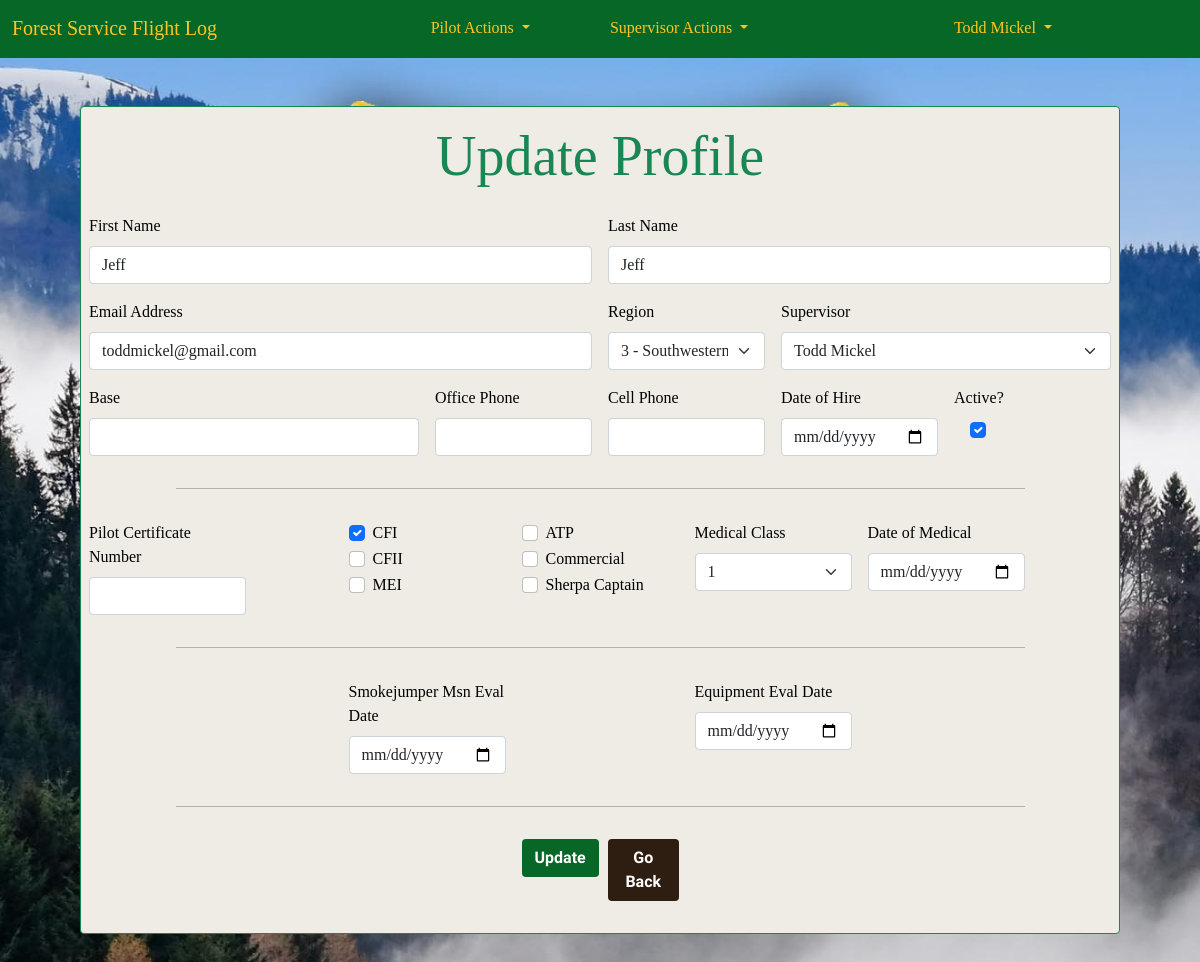
Page /accounts/6/update/ (signed in) on the committed database.
### accounts/models.py (models this page shows, shortened)
class CustomUser(AbstractUser):
    REGION_CHOICES = [
        ('1', '1 - Northern'),
        ('2', '2 - Rocky Mountain'),
        ('3', '3 - Southwestern'),
        ('4', '4 - Intermountain'),
        ('5', '5 - Pacific Southwest'),
        ('6', '6 - Pacific Northwest'),
        ('8', '8 - Southern'),
        ('9', '9 - Eastern'),
        ('10', '10 - Alaska'),
        ('WO', 'Washington Office'),
    ]
    '''username = None
    email = models.EmailField(_('email address'), unique=True)'''
    region = models.CharField(
        max_length=4,
        choices=REGION_CHOICES,
        default='WO',
        null=False,
        blank=False
        )
    base = models.CharField(max_length=20, blank=True)
    office_phone = models.CharField(max_length=12, blank=True)
    cell_phone = models.CharField(max_length=12, blank=True)
    date_of_hire = models.DateField(null=True, blank=True)
    pilot_cert_number = models.CharField(max_length=20, blank=True)
    atp = models.BooleanField(default=False)
    cfi = models.BooleanField(default=False)
    cfii = models.BooleanField(default=False)
    mei = models.BooleanField(default=False)
    commercial_rating = models.BooleanField(default=False)
    medical_class = models.IntegerField(null=True, blank=True)
    date_of_medical = models.DateField(null=True, blank=True)
    user_supervisor = models.ForeignKey(
        'self',
        on_delete=models.PROTECT,
        limit_choices_to={'is_supervisor': True},
        blank=False,
        null=True,
        default=5
        )
    is_supervisor = models.BooleanField(default=False)
    is_captain = models.BooleanField(default=False)
    smokejumper_msn_eval_date = models.DateField(null=True, blank=True)
    equipment_eval_date = models.DateField(null=True, blank=True)
    order = ('username',)
    USERNAME_FIELD = 'username'
    REQUIRED_FIELDS = []
    def __str__(self):
        return f'{self.first_name} {self.last_name}'

### accounts/views.py (the view, shortened to what this page needs)
# urls.py: path("<int:pk>/update/", ProfileView.as_view(), name="profile")
class ProfileView(LoginRequiredMixin, generic.edit.UpdateView):
    model = CustomUser
    form_class = ProfileForm
    template_name = 'profile.html'

### accounts/forms.py
class ProfileForm(forms.ModelForm):
    class Meta:
        model = CustomUser
        fields = [
            'id', 'first_name', 'last_name', 'email',
            'region', 'user_supervisor', 'base', 'is_active',
            'office_phone', 'cell_phone', 'date_of_hire',
            'pilot_cert_number', 'atp', 'cfi', 'cfii', 'mei',
            'commercial_rating', 'medical_class', 'date_of_medical',
            'is_captain', 'smokejumper_msn_eval_date', 'equipment_eval_date',
            ]
        widgets = {
            'date_of_hire': widgets.DateInput(attrs={'type': 'date'}),
            'date_of_medical': widgets.DateInput(attrs={'type': 'date'}),
            'smokejumper_msn_eval_date': widgets.DateInput(attrs={'type': 'date'}),
            'equipment_eval_date': widgets.DateInput(attrs={'type': 'date'}),
            'medical_class': widgets.Select(choices=[
                ('1','1'),
                ('2','2'),
                ('3','3'),
            ])
        }
    def __init__(self, *args, **kwargs):
        super(ProfileForm, self).__init__(*args, **kwargs)
        for visible in self.visible_fields():
            visible.field.widget.attrs['class'] = 'form-control'

### templates/profile.html (shortened to what this page needs)
{% extends 'base.html' %}
{% load widget_tweaks %}
{% block content %}
{% if not user.is_supervisor and user.id != object.id %}
<div class="container border border-success rounded">
    <h3>You are not authorized to view or edit any profile other than your own.</h3>
</div>
{% else %}
    <form class="row prof-form g-3 border border-success rounded" action="" method="POST">
        <h1 class="display-4 text-center text-success">Update Profile</h1>
        <div class="col-md-6">
            <label for="id_first_name" class="form-label">First Name</label>
            {{ form.first_name }}
        </div>
        <div class="col-md-6">
            <label for="id_last_name" class="form-label">Last Name</label>
            {{ form.last_name }}
        </div>
        <div class="col-md-6">
            <label for="id_email" class="form-label">Email Address</label>
            {{ form.email }}
        </div>
        <div class="col-md-2">
            <label for="id_region" class="form-label">Region</label>
            {% render_field form.region class+="form-select" %}
        </div>
        <div class="col-md-4">
            <label for="id_user_supervisor" class="form-label">Supervisor</label>
            {% render_field form.user_supervisor class+="form-select" %}
        </div>
        <div class="col-md-4">
            <label for="id_base" class="form-label">Base</label>
            {{ form.base }}
        </div>
        <div class="col-md-2">
            <label for="id_office_phone" class="form-label">Office Phone</label>
            {{ form.office_phone }}
        </div>
        <div class="col-md-2">
            <label for="id_cell_phone" class="form-label">Cell Phone</label>
            {{ form.cell_phone }}
        </div>
        <div class="col-md-2">
            <label for="id_date_of_hire" class="form-label">Date of Hire</label>
            {{ form.date_of_hire }}
        </div>
        <div class="col-md-2">
            {% if user.is_supervisor and user.id != object.id %}
            <label for="id_is_active" class="form-label">Active?</label><br>
            &nbsp;&nbsp;&nbsp;&nbsp;{% render_field form.is_active class="form-check-input" %}
            {% endif %}
        </div>
        <div class="col-md-1"></div>
        <div class="col-md-10"><hr></div>
        <div class="col-md-1"></div>
        <div class="col-md-2">
            <label for="id_pilot_cert_number" class="form-label">Pilot Certificate Number</label>
            {{ form.pilot_cert_number }}
        </div>
        <div class="col-md-1"></div>
        <div class="col-md-2">
            <div class="form-check">
                <label for="id_cfi" class="form-check-label">CFI</label>
                {% render_field form.cfi class="form-check-input" %}
            </div>
            <div class="form-check">
                <label for="id_cfii" class="form-check-label">CFII</label>
                {% render_field form.cfii class="form-check-input" %}
            </div>
            <div class="form-check">
                <label for="id_mei" class="form-check-label">MEI</label>
                {% render_field form.mei class="form-check-input" %}
            </div>
        </div>
        <div class="col-2">
            <div class="form-check">
                <label for="id_atp" class="form-check-label">ATP</label>
                {% render_field form.atp class="form-check-input" %}
            </div>
            <div class="form-check">
                <label for="id_commercial_rating" class="form-check-label">Commercial</label>
                {% render_field form.commercial_rating class="form-check-input" %}
            </div>
            <div class="form-check">
                <label for="id_commercial_rating" class="form-check-label">Sherpa Captain</label>
                {% render_field form.is_captain class="form-check-input" %}
            </div>
        </div>
        <div class="col-md-2">
            <label for="id_medical_class" class="form-label">Medical Class</label>
            {% render_field form.medical_class class+="form-select" %}
        </div>
        <div class="col-md-2">
            <label for="id_date_of_hire" class="form-label">Date of Medical</label>
            {{ form.date_of_medical }}
        </div>
        <div class="col-md-1"></div>
        <div class="col-md-1"></div>
        <div class="col-md-10"><hr></div>
        <div class="col-md-1"></div>
        <div class="col-md-3"></div>
        <div class="col-md-2">
            <label for="id_smokejumper_msn_eval_date" class="form-label">Smokejumper Msn Eval Date</label>
            {{ form.smokejumper_msn_eval_date }}
        </div>
        <div class="col-md-2"></div>
        <div class="col-md-2">
            <label for="id_equipment_eval_date" class="form-label">Equipment Eval Date</label>
            {{ form.equipment_eval_date }}
        </div>
        <div class="col-md-3"></div>
        <div class="col-md-1"></div>
        <div class="col-md-10"><hr></div>
        <div class="col-md-1"></div>
        {% if object.id != user.id %}
        <div class="col-md-5"></div>
        <div class="col-md-1">
            <button class="btn submit_btn" type="submit">Update</button>
        </div>
        <div class="col-md-1">
            <a class="btn cancel_btn" href="{% url 'currency_board' %}">Go Back</a>
        </div>
        {% else %}
        <div class="d-grid gap-2 col-1 mx-auto">
            <button class="btn submit_btn" type="submit">Update</button>
        </div>
        {% endif %}
    </form>
    {% endif %}
{% endblock content %}

### templates/base.html (shortened to what this page needs)
{% load static %}
<!DOCTYPE html>
<html>
    <head>
        <link href="https://cdn.jsdelivr.net/npm/bootstrap@5.1.0/dist/css/bootstrap.min.css" rel="stylesheet"
>
        <link
            href="{% static 'css/base.css' %}"
            rel="stylesheet">
    </head>
    <body>
        <nav class="navbar navbar-expand-lg navbar-nb2">
            <div class="container-fluid">
                <a class="navbar-brand" href="{% url 'home' %}">Forest Service Flight Log</a>
                <div class="collapse navbar-collapse" id="navbarSupportedContent">
                {% if user.is_authenticated %}
                    <ul class="navbar-nav mx-auto mb-2 mb-lg-0">
                        <li class="nav-item dropdown">
                            <a class="nav-link active dropdown-toggle pa_1" href="#" id="navbarDropdown" role="button" data-bs-toggle="dropdown">
                                Pilot Actions
                            </a>
                        </li>
                        {% if user.is_supervisor %}
                        <li class="nav-item dropdown">
                            <a class="nav-link active dropdown-toggle pa_1" href="#" id="SupDropdown" role="button" data-bs-toggle="dropdown">
                                Supervisor Actions
                            </a>
                        </li>
                        {% endif %}
                    </ul>
                    <ul class="navbar-nav flex-row-reverse">
                        <li class="nav-item dropdown">
                            <a class="nav-link active dropdown-toggle pw_1" href="#" id="profileDropdown" role="button" data-bs-toggle="dropdown">
                                {{ user.get_full_name }}
                            </a>
                        </li>
                    </ul>
                    {% endif %}
                </div>
            </div>
        </nav>
        {% block content %}
        {% endblock content %}
    </body>
</html>

### static/css/base.css (style rules this page uses)
:root { --background: #eeece5; --brown_primary: #2e1e12; --brown_darker: #261f1b; --brown_darkest: #212121; --green_primary: #076727; --green_darkest: #073d11; --green_dark: #0a531b; --blue: #9bdaf1; --light_blue: #e1f3f8; --red_secondary: #e31c3d; --red_darkest: #981b1e; --red_dark: #cd2026; --red_light: #e59393; --red_lightest: #f9dede; --fs_gold: #ffc425; }
body { font-family: 'Playfair Display', serif; background: var(--background) url("/static/img/sf_logo4.jpg") no-repeat; background-size: cover; background-position: center center; background-repeat: no-repeat; background-attachment: fixed; background-size: cover; color: black; }
a { text-decoration: none; }
h1.text-center { color: black; background-color: var(--background); }
h1 { color: black; }
form { color: black; background-color: var(--background); border-radius: 10px; }
.prof-form { margin: 3rem 5rem; padding-bottom: 2rem; }
.navbar { background-color: var(--green_primary); border-bottom: 2px solid var(--green_primary); margin-bottom: 2rem; display: flex; }
.navbar-brand { color:var(--fs_gold); }
.pa_1 { color:var(--fs_gold); }
.pw_1 { color: var(--fs_gold); margin-right: 8rem; }
.btn { font-family: 'Source Sans Pro', sans-serif; font-weight: bold; }
.cancel_btn { background-color: var(--brown_primary); color: white; }
.submit_btn { background-color: var(--green_primary); color: white; }
@media only screen and (min-width: 768px) { body { width:auto; margin-left:auto; margin-right:auto; } }
@media only screen and (min-width: 600px) { body { display: 50%; } }

### rows in the picture
CustomUser: get_full_name "Todd Mickel"
CustomUser: first_name "Jeff", last_name "Jeff", email "toddmickel@gmail.com", region "3 - Southwestern", user_supervisor "Todd Mickel", is_active "☑", cfi "☑", medical_class "1"
